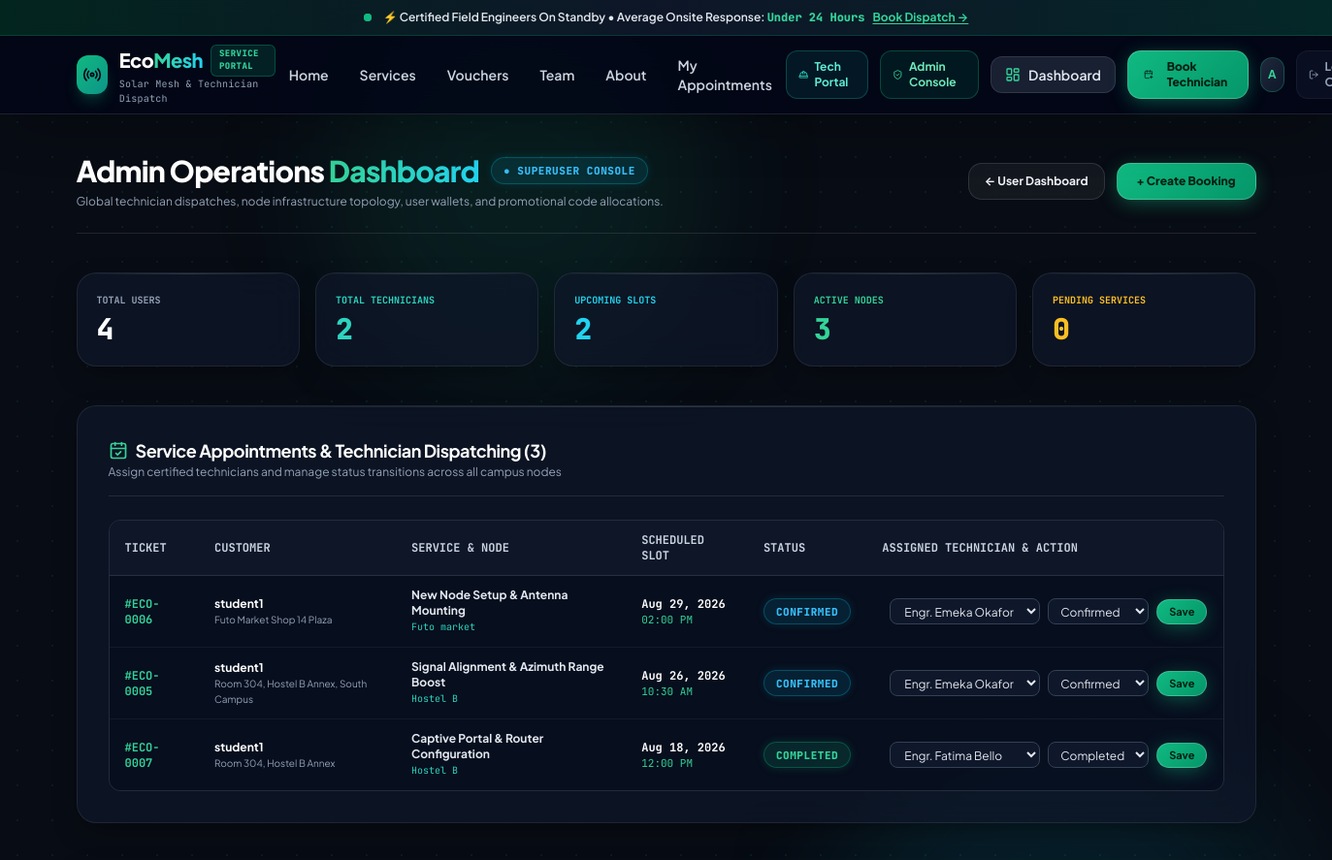
Before: /admin-scheduling/ (signed in, upper part) with the older database file.
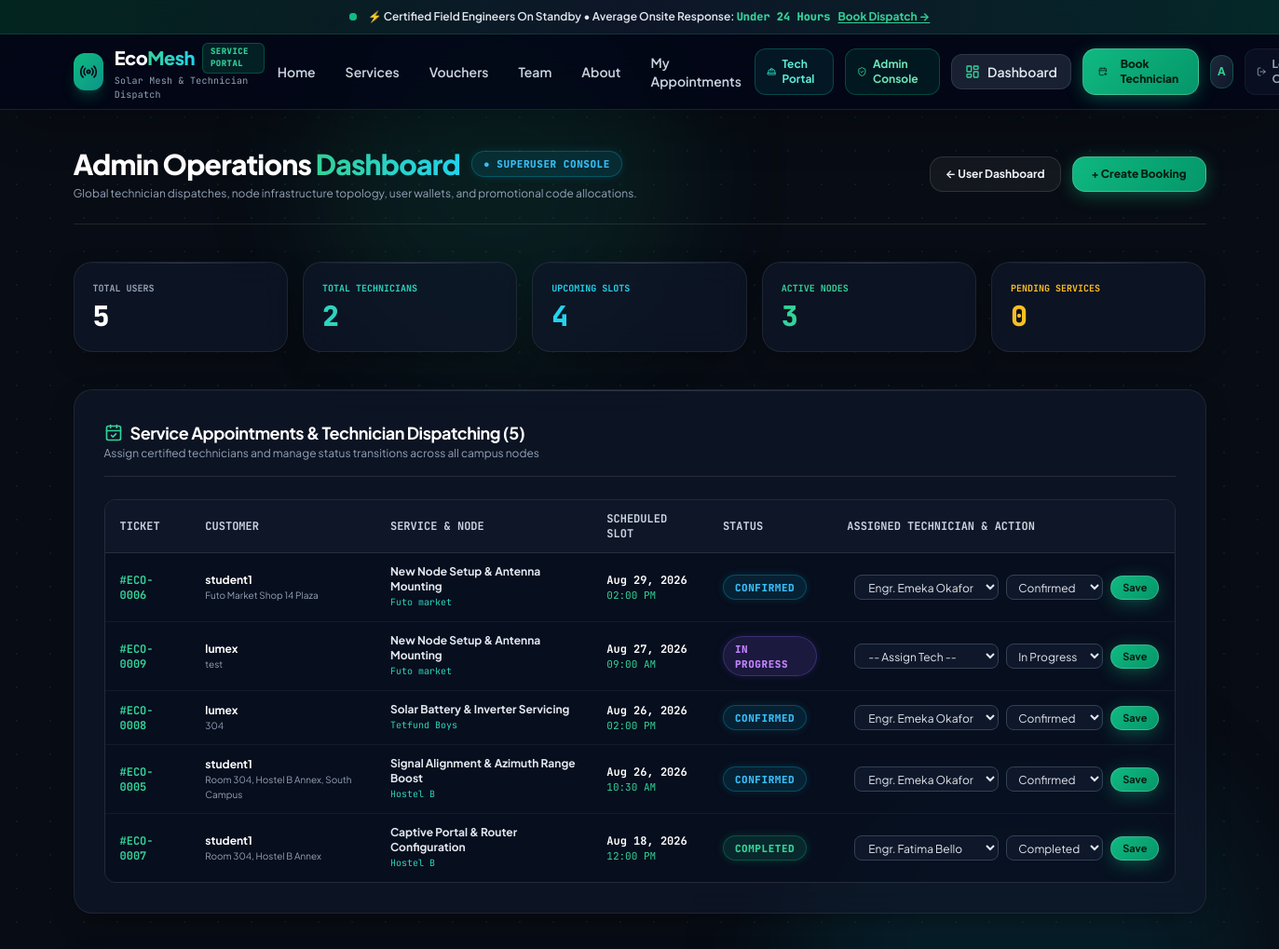
After: the same page with the newer database file.
### core/models.py (models this page shows, shortened)
class ServiceSchedule(models.Model):
    SERVICE_TYPES = [
        ('INSTALL', 'New Node Setup / Antenna Mounting'),
        ('REALIGN', 'Signal Alignment / Range Boost'),
        ('SOLAR_REPAIR', 'Solar / Battery Diagnostics'),
        ('EMERGENCY', 'Emergency Offline Repair'),
        ('ROUTER_CONFIG', 'Captive Portal / Router Configuration'),
        ('REPAIR', 'General Hardware Servicing'),
    ]
    STATUS_CHOICES = [
        ('PENDING', 'Pending Review'),
        ('CONFIRMED', 'Confirmed & Dispatched'),
        ('IN_PROGRESS', 'In Progress / Onsite'),
        ('COMPLETED', 'Completed'),
        ('CANCELLED', 'Cancelled'),
    ]
    user = models.ForeignKey(User, on_delete=models.CASCADE, related_name="schedules")
    node = models.ForeignKey(MeshNode, null=True, blank=True, on_delete=models.SET_NULL, related_name="service_schedules", help_text="Associated or nearest mesh node")
    service_type = models.CharField(max_length=30, choices=SERVICE_TYPES, default='INSTALL')
    service_type_ref = models.ForeignKey(ServiceType, null=True, blank=True, on_delete=models.SET_NULL, related_name="schedules", help_text="Optional linked dynamic service category")
    technician = models.ForeignKey(User, null=True, blank=True, on_delete=models.SET_NULL, related_name="assigned_schedules", help_text="Assigned certified field technician")
    address = models.CharField(max_length=255, help_text="Hostel, room number, or street address")
    scheduled_date = models.DateField()
    scheduled_time = models.TimeField()
    status = models.CharField(max_length=20, choices=STATUS_CHOICES, default='PENDING')
    notes = models.TextField(blank=True, help_text="Specific instructions or issue description from the student/customer")
    technician_notes = models.TextField(blank=True, help_text="Findings, diagnostics, or resolution remarks left by the technician")
    created_at = models.DateTimeField(auto_now_add=True)
    updated_at = models.DateTimeField(auto_now=True)
    class Meta:
        ordering = ['-scheduled_date', '-scheduled_time']
        verbose_name = "Service Schedule"
        verbose_name_plural = "Service Schedules"
    @property
    def ticket_number(self):
        return f"ECO-{self.id:04d}"
    def get_service_name(self):
        if self.service_type_ref:
            return self.service_type_ref.name
        return self.get_service_type_display()

class ServiceType(models.Model):
    name = models.CharField(max_length=120, help_text="Service title (e.g. New Node Setup & Antenna Mounting)")
    code = models.CharField(max_length=30, unique=True, help_text="Unique slug code (e.g. INSTALL, REALIGN)")
    description = models.TextField(help_text="Detailed description of what this service covers")
    estimated_duration_minutes = models.PositiveIntegerField(default=60, help_text="Estimated time in minutes")
    price = models.CharField(max_length=50, default="Free for Campus Students", help_text="Cost or billing terms")
    icon_name = models.CharField(max_length=50, default="wrench", help_text="Lucide icon identifier (wrench, radio, sun, zap, activity, wifi)")
    badge_color = models.CharField(max_length=30, default="emerald", help_text="Tailwind accent color (emerald, teal, cyan, amber, purple)")
    is_active = models.BooleanField(default=True)
    class Meta:
        ordering = ['name']
        verbose_name = "Service Type"
        verbose_name_plural = "Service Types"

class MeshNode(models.Model):
    STATUS_CHOICES = [
        ('ACTIVE', 'Operational'),
        ('MAINTENANCE', 'Scheduled Maintenance'),
        ('OFFLINE', 'Downtime'),
    ]
    SIGNAL_CHOICES = [
        ('Optimal', 'Optimal (5.8 GHz - 900 Mbps)'),
        ('Good', 'Good (5.8 GHz - 650 Mbps)'),
        ('Fair', 'Fair (2.4 GHz - 300 Mbps)'),
        ('Weak', 'Weak (Mesh Edge - 100 Mbps)'),
    ]
    name = models.CharField(max_length=100, unique=True, help_text="Unique Node Identifier (e.g., Hostel Block C - Alpha)")
    location_area = models.CharField(max_length=150, help_text="Geographical or campus zone (e.g., Campus South Gate)")
    battery_level = models.PositiveIntegerField(default=100, help_text="Solar LiFePO4 battery charge percentage (0-100%)")
    status = models.CharField(max_length=20, choices=STATUS_CHOICES, default='ACTIVE')
    signal_quality = models.CharField(max_length=50, choices=SIGNAL_CHOICES, default='Optimal')
    uptime_percentage = models.FloatField(default=99.8, help_text="Historical 30-day uptime SLA percentage")
    next_maintenance_date = models.DateTimeField(null=True, blank=True, help_text="Next scheduled maintenance or battery servicing window")
    maintenance_note = models.CharField(max_length=255, blank=True, help_text="Brief engineer note regarding upcoming or current maintenance")
    class Meta:
        ordering = ['-status', 'name']
        verbose_name = "Mesh Node"
        verbose_name_plural = "Mesh Nodes"

class TechnicianProfile(models.Model):
    user = models.OneToOneField(User, on_delete=models.CASCADE, related_name='technician_profile')
    full_name = models.CharField(max_length=120)
    phone_number = models.CharField(max_length=30, help_text="Direct mobile or WhatsApp contact")
    specialization = models.CharField(max_length=150, default="RF Antenna & Solar Diagnostics", help_text="Technical domain expertise")
    assigned_zone = models.CharField(max_length=150, default="Campus Zone / Hostels", help_text="Primary service zone")
    is_available = models.BooleanField(default=True, help_text="Active availability for dispatch")
    class Meta:
        verbose_name = "Technician Profile"
        verbose_name_plural = "Technician Profiles"

### core/views.py (the view, shortened to what this page needs)
# urls.py: path('admin-scheduling/', views.admin_scheduling_dashboard_view, name='admin_scheduling'),
@login_required
def admin_scheduling_dashboard_view(request):
    if not (request.user.is_staff or request.user.is_superuser):
        messages.error(request, "Unauthorized. Only administrators can access this console.")
        return redirect('dashboard')
    all_schedules = ServiceSchedule.objects.all().order_by('-scheduled_date', '-scheduled_time')
    technicians = User.objects.filter(technician_profile__isnull=False)
    service_types = ServiceType.objects.all()
    mesh_nodes = MeshNode.objects.all().order_by('-status', 'name')
    all_users = User.objects.all().order_by('-date_joined')
    all_vouchers = Voucher.objects.all().order_by('-id')
    admin_voucher_form = AdminGenerateVoucherForm()
    admin_node_form = AdminMeshNodeForm(initial={
        'location_area': 'Campus Zone',
        'battery_level': 100,
        'status': 'ACTIVE',
        'signal_quality': 'Optimal',
        'uptime_percentage': 99.8
    })
    context = {
        'all_schedules': all_schedules,
        'technicians': technicians,
        'service_types': service_types,
        'mesh_nodes': mesh_nodes,
        'all_users': all_users,
        'all_vouchers': all_vouchers,
        'total_users_count': all_users.count(),
        'total_techs_count': technicians.count(),
        'upcoming_appointments_count': all_schedules.filter(status__in=['PENDING', 'CONFIRMED', 'IN_PROGRESS']).count(),
        'active_nodes_count': mesh_nodes.filter(status='ACTIVE').count(),
        'pending_services_count': all_schedules.filter(status='PENDING').count(),
        'completed_services_count': all_schedules.filter(status='COMPLETED').count(),
        'admin_voucher_form': admin_voucher_form,
        'admin_node_form': admin_node_form,
    }
    return render(request, 'admin_scheduling.html', context)

### core/forms.py
class AdminGenerateVoucherForm(forms.Form):
    data_amount_mb = forms.IntegerField(
        min_value=100,
        initial=1024,
        widget=forms.NumberInput(attrs={
            'class': INPUT_CLASS + ' font-mono',
            'placeholder': 'Amount in MB (e.g. 1024, 5120, 10240, 61440)'
        }),
        help_text="1 GB = 1024 MB, 5 GB = 5120 MB, 10 GB = 10240 MB, 60 GB = 61440 MB"
    )
    custom_code = forms.CharField(
        max_length=32,
        required=False,
        widget=forms.TextInput(attrs={
            'class': INPUT_CLASS + ' font-mono uppercase',
            'placeholder': 'e.g. PROMO-FUTO-5GB (Optional)'
        }),
        help_text="Optional custom alphanumeric code. Leave blank to auto-generate."
    )
    quantity = forms.IntegerField(
        min_value=1,
        max_value=100,
        initial=1,
        widget=forms.NumberInput(attrs={
            'class': INPUT_CLASS,
            'placeholder': 'Quantity of vouchers to generate (1-100)'
        })
    )

### templates/admin_scheduling.html (shortened to what the changed rows need)
{% extends 'base.html' %}
{% block content %}
<div class="max-w-7xl mx-auto px-4 sm:px-6 lg:px-8 py-10 space-y-10">
  <div class="flex flex-col md:flex-row md:items-center justify-between gap-4 pb-6 border-b border-white/10" data-aos="fade-down">
    <div class="space-y-1.5">
      <div class="flex items-center space-x-3">
        <h1 class="text-2xl sm:text-3xl font-black text-white">
          Admin Operations <span class="text-transparent bg-clip-text bg-gradient-to-r from-emerald-400 to-cyan-400">Dashboard</span>
        </h1>
      </div>
    </div>
  </div>
  <div class="grid grid-cols-2 sm:grid-cols-5 gap-4" data-aos="fade-up">
    <div class="cyber-card p-5 space-y-1">
      <span class="text-slate-400 text-[10px] font-bold uppercase font-mono block">Total Users</span>
      <div class="text-3xl font-black text-white font-mono">{{ total_users_count }}</div>
    </div>
    <div class="cyber-card p-5 space-y-1">
      <span class="text-cyan-400 text-[10px] font-bold uppercase font-mono block">Upcoming Slots</span>
      <div class="text-3xl font-black text-cyan-400 font-mono">{{ upcoming_appointments_count }}</div>
    </div>
  </div>
  <div class="cyber-card p-6 sm:p-8 space-y-6" data-aos="fade-up">
    <div class="flex flex-col sm:flex-row sm:items-center justify-between gap-4 pb-4 border-b border-white/10">
      <div>
        <h2 class="text-lg font-bold text-white flex items-center space-x-2">
          <i data-lucide="calendar-check" class="w-5 h-5 text-emerald-400"></i>
          <span>Service Appointments & Technician Dispatching ({{ all_schedules.count }})</span>
        </h2>
      </div>
    </div>
    <div class="overflow-x-auto rounded-xl border border-white/10">
      <table class="w-full text-left text-xs">
        <thead class="bg-slate-900/90 text-slate-300 uppercase font-mono border-b border-white/10">
          <tr>
            <th class="py-3 px-4">Ticket</th>
            <th class="py-3 px-4">Customer</th>
            <th class="py-3 px-4">Service & Node</th>
            <th class="py-3 px-4">Scheduled Slot</th>
            <th class="py-3 px-4">Status</th>
            <th class="py-3 px-4">Assigned Technician & Action</th>
          </tr>
        </thead>
        <tbody class="divide-y divide-white/5 bg-slate-950/40 text-slate-300">
          {% for item in all_schedules %}
            <tr class="hover:bg-white/5 transition">
              <td class="py-3 px-4 font-mono font-bold text-emerald-400">
                #{{ item.ticket_number }}
              </td>
              <td class="py-3 px-4">
                <strong class="text-white block">{{ item.user.username }}</strong>
                <span class="text-[10px] text-slate-400">{{ item.address }}</span>
              </td>
              <td class="py-3 px-4">
                <span class="font-bold text-slate-200 block">{{ item.get_service_name }}</span>
                <span class="text-[10px] text-teal-400 font-mono">{{ item.node.name|default:"General Area" }}</span>
              </td>
              <td class="py-3 px-4 font-mono">
                <span class="text-white font-bold block">{{ item.scheduled_date|date:"M d, Y" }}</span>
                <span class="text-emerald-400 text-[11px]">{{ item.scheduled_time|time:"h:i A" }}</span>
              </td>
              <td class="py-3 px-4">
                {% if item.status == 'PENDING' %}
                  <span class="badge-status badge-pending">PENDING</span>
                {% elif item.status == 'CONFIRMED' %}
                  <span class="badge-status badge-confirmed">CONFIRMED</span>
                {% elif item.status == 'IN_PROGRESS' %}
                  <span class="badge-status badge-progress">IN PROGRESS</span>
                {% elif item.status == 'COMPLETED' %}
                  <span class="badge-status badge-completed">COMPLETED</span>
                {% else %}
                  <span class="badge-status badge-cancelled">CANCELLED</span>
                {% endif %}
              </td>
              <td class="py-3 px-4">
                <form method="POST" action="{% url 'admin_scheduling' %}" class="flex items-center space-x-2">
                  <select name="technician_id" class="px-2.5 py-1 text-xs bg-slate-900 border border-slate-700 rounded-lg text-slate-200 focus:ring-1 focus:ring-emerald-400">
                    <option value="">-- Assign Tech --</option>
                    {% for tech in technicians %}
                      <option value="{{ tech.id }}" {% if item.technician_id == tech.id %}selected{% endif %}>
                        {{ tech.technician_profile.full_name|default:tech.username }}
                      </option>
                    {% endfor %}
                  </select>
                  <select name="status" class="px-2 py-1 text-xs bg-slate-900 border border-slate-700 rounded-lg text-slate-200 focus:ring-1 focus:ring-emerald-400">
                    <option value="CONFIRMED" {% if item.status == 'CONFIRMED' %}selected{% endif %}>Confirmed</option>
                    <option value="IN_PROGRESS" {% if item.status == 'IN_PROGRESS' %}selected{% endif %}>In Progress</option>
                    <option value="COMPLETED" {% if item.status == 'COMPLETED' %}selected{% endif %}>Completed</option>
                  </select>
                  <button type="submit" class="btn-primary-glow text-[11px] font-bold px-3 py-1 shrink-0">
                    Save
                  </button>
                </form>
              </td>
            </tr>
          {% empty %}
            <tr>
              <td colspan="6" class="py-6 text-center text-slate-500">No appointments scheduled yet.</td>
            </tr>
          {% endfor %}
        </tbody>
      </table>
    </div>
  </div>
</div>
{% endblock %}

Changed rows visible on the page:
added ServiceSchedule: ticket_number "ECO-0009", user.username "lumex", address "test", get_service_name "New Node Setup & Antenna Mounting", node.name "Futo market", scheduled_date "Aug 27, 2026", scheduled_time "09:00 AM", shows "IN PROGRESS", status "In Progress"
added ServiceSchedule: ticket_number "ECO-0008", user.username "lumex", address "304", get_service_name "Solar Battery & Inverter Servicing", node.name "Tetfund Boys", scheduled_date "Aug 26, 2026", scheduled_time "02:00 PM", shows "CONFIRMED", technician_id "Engr. Emeka Okafor", status "Confirmed"
Other visible differences:
{{ total_users_count }}: "4" → "5"
{{ upcoming_appointments_count }}: "2" → "4"
{{ all_schedules.count }}: "3" → "5"
